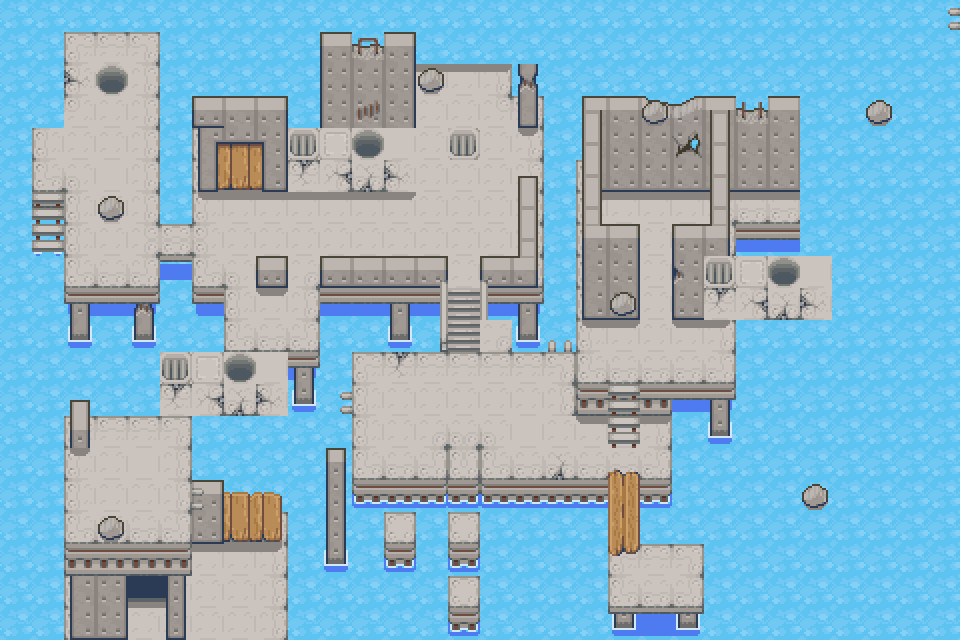

A 2D game scene composited from a Tiled map and its tileset images. What follows is a short description and the map's XML, with every tile layer's data as written:
An orthogonal 30x20 tile map with 32x32 px tiles, 2 tile layers (piso, objetos).

<map version="1.10" tiledversion="1.11.2" orientation="orthogonal" renderorder="right-down" width="30" height="20" tilewidth="32" tileheight="32" infinite="0" nextlayerid="3" nextobjectid="1">
 <tileset firstgid="789" name="concrete_tiles" tilewidth="32" tileheight="32" tilecount="850" columns="34">
  <image source="tiledSets/concrete_tiles.png" width="1088" height="800" />
 </tileset>
 <layer id="1" name="piso" width="30" height="20">
  <data encoding="csv">
1036,1172,1173,1174,1175,1176,1177,1172,1173,1174,1175,1176,1177,1172,1173,1174,1175,1176,1172,1173,1174,1175,1176,1172,1173,1174,1175,1176,1177,900,
1070,1172,1173,1174,1175,1176,1177,839,840,841,842,843,844,1172,1173,1174,1175,1176,1177,1177,1173,1174,1175,1176,1177,934,934,934,934,934,
1104,867,1066,869,870,871,872,873,874,875,876,877,878,879,880,881,882,883,1172,1173,1174,1175,1176,1177,890,968,968,968,968,968,
1138,901,1066,903,904,905,906,907,908,909,910,911,912,913,914,915,916,917,918,919,920,921,922,923,924,1002,1002,1002,1002,1002,
1172,935,936,937,938,939,940,941,942,943,944,945,946,947,948,949,950,951,952,953,954,955,956,957,958,1036,1036,1036,1036,1036,
1206,969,970,971,972,973,974,975,976,977,978,979,980,981,982,983,984,985,986,987,988,989,990,991,992,1070,1070,1070,1070,1070,
1240,1003,1004,1005,1006,1007,1008,1009,1010,1011,1012,1013,1014,1015,1016,1017,1018,1019,1020,1021,1022,1023,1024,1025,1026,1104,1104,1104,1104,1104,
1274,1037,1038,1039,1040,1041,1042,1043,1044,1045,1046,1047,1048,1049,1050,1051,1052,1053,1054,1055,1056,1057,1058,1059,1060,1138,1138,1138,1138,1138,
1308,1071,1072,1073,1074,1075,1076,1077,1078,1079,1080,1081,1082,1083,1084,1085,1086,1087,1088,1089,1090,1091,1092,1093,1094,1172,1172,1172,1172,1172,
1342,1105,1106,1107,1108,1109,1110,1111,1112,1113,1114,1115,1116,1117,1118,1119,1120,1121,1122,1123,1124,1125,1126,1127,1128,1206,1206,1206,1206,1206,
1376,1139,1140,1141,1142,1143,1144,1145,1146,1147,1148,1149,1150,1151,1152,1153,1154,1155,1156,1157,1158,1159,1160,1161,1162,1240,1240,1240,1240,1240,
1410,1173,1174,1175,1176,1177,1178,1179,1180,1181,1182,1183,1184,1185,1186,1187,1188,1189,1190,1191,1192,1193,1194,1195,1196,1274,1274,1274,1274,1274,
1444,1207,1208,1209,1210,1211,1212,1213,1214,1215,1216,1217,1218,1219,1220,1221,1222,1223,1224,1225,1226,1227,1228,1229,1230,1308,1308,1308,1308,1308,
1478,1241,1242,1243,1244,1245,1246,1247,1248,1249,1250,1251,1252,1253,1254,1255,1256,1257,1258,1259,1260,1261,1262,1263,1264,1342,1342,1342,1342,1342,
1512,1275,1276,1277,1278,1279,1280,1281,1282,1283,1284,1285,1286,1287,1288,1289,1290,1291,1292,1293,1294,1295,1296,1297,1298,1376,1376,1376,1376,1376,
1546,1309,1310,1311,1312,1313,1314,1315,1316,1317,1318,1319,1320,1321,1322,1323,1324,1325,1326,1327,1328,1329,1330,1331,1332,1410,1410,1410,1410,1410,
1580,1343,1344,1345,1346,1347,1348,1349,1350,1351,1352,1353,1354,1355,1356,1357,1358,1359,1360,1361,1362,1363,1364,1365,1366,1444,1444,1444,1444,1444,
1614,1377,1378,1379,1380,1381,1382,1383,1384,1385,1386,1387,1388,1389,1390,1391,1392,1393,1394,1395,1396,1397,1398,1399,1400,1478,1478,1478,1478,1478,
1410,1411,1412,1413,1414,1415,1416,1417,1418,1419,1420,1421,1422,1423,1424,1425,1426,1427,1428,1429,1430,1431,1432,1433,1434,1512,1512,1512,1512,1512,
1444,1445,1446,1447,1448,1449,1450,1451,1452,1453,1454,1455,1456,1457,1458,1459,1460,1461,1462,1463,1464,1465,1466,1467,1468,1546,1546,1546,1546,1546
</data>
 </layer>
 <layer id="2" name="objetos" width="30" height="20">
  <data encoding="csv">
0,0,0,0,0,0,1173,0,0,0,0,0,0,0,0,0,0,0,0,0,0,0,0,0,0,0,0,0,0,0,
1173,1173,834,835,836,1173,1173,0,0,0,0,0,0,0,0,0,0,0,0,0,0,0,0,0,0,0,0,0,0,0,
1173,1173,868,869,870,1173,1173,0,0,0,0,0,0,0,0,0,0,0,0,0,0,0,0,0,0,0,0,0,0,0,
1173,1173,902,903,904,1173,789,0,0,0,0,0,0,0,0,0,0,0,0,0,1029,0,0,0,0,0,0,1029,0,0,
0,0,0,0,0,0,0,0,0,1133,1134,1135,1136,0,0,0,0,0,0,0,0,0,0,0,0,0,0,0,0,0,
0,0,0,0,0,0,0,0,0,1167,1168,1169,1170,0,0,0,0,0,0,0,0,0,0,0,0,0,0,0,0,0,
0,0,0,1029,0,0,0,0,0,0,0,0,0,0,0,0,0,0,0,0,0,0,0,0,0,0,0,0,0,0,
0,0,0,0,0,0,0,0,0,0,0,0,0,0,0,0,0,0,0,0,0,0,0,0,0,0,0,0,0,0,
0,0,0,0,0,0,0,0,0,0,0,0,0,0,0,0,0,0,0,0,0,0,1133,1134,1135,1136,0,0,0,0,
0,0,0,0,0,0,0,0,0,0,0,0,0,0,0,0,0,0,0,1029,0,0,1167,1168,1169,1170,0,0,0,0,
0,0,0,0,0,0,0,0,0,0,0,0,0,0,0,1099,0,0,0,0,0,0,0,0,0,0,0,0,0,0,
0,0,0,0,0,1133,1134,1135,1136,0,0,0,0,0,0,0,0,0,0,0,0,0,0,0,0,0,0,0,0,0,
0,0,0,0,0,1167,1168,1169,1170,0,0,0,0,0,0,0,0,0,0,0,0,0,0,0,0,0,0,0,0,0,
0,0,0,0,0,0,0,0,0,0,0,0,0,0,0,0,0,0,0,0,0,0,0,0,0,0,0,0,0,0,
0,0,0,0,0,0,0,0,0,0,0,0,0,0,0,0,0,0,0,0,0,0,0,0,0,0,0,0,0,0,
0,0,0,0,0,0,0,0,0,0,0,0,0,0,0,0,0,0,0,0,0,0,0,0,0,1029,0,0,0,0,
0,0,0,1029,0,0,0,0,0,0,0,0,0,0,0,0,0,0,0,0,0,0,0,0,0,0,0,0,0,0,
0,0,0,0,0,0,0,0,0,0,0,0,0,0,0,0,0,0,0,0,0,0,0,0,0,0,0,0,0,0,
0,0,0,0,0,0,0,0,0,0,0,0,0,0,0,0,0,0,0,0,0,0,0,0,0,0,0,0,0,0,
0,0,0,0,0,0,0,0,0,0,0,0,0,0,0,0,0,0,0,0,0,0,0,0,0,0,0,0,0,0
</data>
 </layer>
</map>